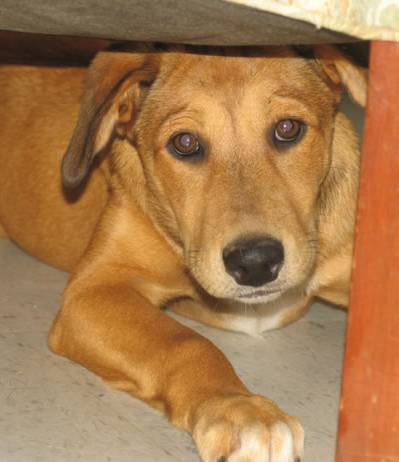
#> input picture training_set/dogs/dog.1096.jpg, 399 x 462 px, found by its file name; the run also reads 2 pictures not shown here
$ jupyter execute --allow-errors image_classification_using_ML_Technique.ipynb
#> lines starting #> are read from the running program, lines starting #| are printed output that depends on the picture
[cell 1]
from google.colab import drive
drive.mount('/content/drive')

#__K-Neighbors Classifier(KNN)__

[cell 2]
from sklearn.neighbors import KNeighborsClassifier
import numpy as np
import os
from sklearn.metrics import accuracy_score
from skimage import io,transform,filters,color
import random
import matplotlib.pyplot as plt
import cv2

[cell 3]
import cv2
import numpy as np
import random

def preprocess_image_cv2(image_path):
    image = cv2.imread(image_path)
#> image is the input picture: shape (462, 399, 3); mean B, G, R 77, 122.2, 167.5
    image = cv2.cvtColor(image, cv2.COLOR_BGR2GRAY)
#> image: shape (462, 399)
    image=cv2.equalizeHist(image)
    image=cv2.convertScaleAbs(image,1,1)
    blured_image = cv2.GaussianBlur(image, (5, 5), 1)

    resized_image = cv2.resize(blured_image, (100, 100))

    resized_image = np.fliplr(resized_image)

    rotation_angle = random.uniform(-10, 10)
    rows, cols = resized_image.shape
    rotation_matrix = cv2.getRotationMatrix2D((cols / 2, rows / 2), rotation_angle, 1)
    resized_image = cv2.warpAffine(resized_image, rotation_matrix, (cols, rows))
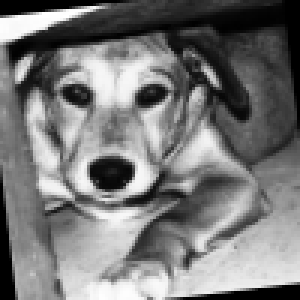
#> resized_image: shape (100, 100) (shown 3 times larger); min 0, max 255, mean 120.2
    #_,resized_image=cv2.threshold(resized_image,0,255,cv2.THRESH_OTSU)

    flattened_image = resized_image.flatten()  # reshape the image (2D to 1D)
#> flattened_image = 10000 values, max 255 at index 414, min 0 at index 0, mean 120.2
    #plt.imshow(resized_image,cmap='gray')
    #print(resized_image.shape)
    return flattened_image
#preprocess_image_cv2('/content/drive/MyDrive/opencv_courcera/New folder/WORK/machine learning image classification/test_unseen_data/cat.4219.jpg')

[cell 4]
#preprocessing the images
# [12 lines left out: function preprocess_image_skimage, not called in this run]

[cell 5]
#load the images from the respective folder
trainfolder="/content/drive/MyDrive/opencv_courcera/New folder/WORK/machine learning image classification/training_set"
class_names=["dogs","cats"]
data=[]
label=[]

for class_name in class_names:
    class_path=os.path.join(trainfolder,class_name)
    for image_name in os.listdir(class_path):
        if not image_name.startswith('_DS_Store'):
            image_path=os.path.join(class_path,image_name)
            pre_image=list(preprocess_image_cv2(image_path))  # using cv2
#> pre_image has the same summary as flattened_image in preprocess_image_cv2
            data.append(pre_image)
            label.append(class_name)
data=np.array(data)
label=np.array(label)

[cell 6]
'''
#reshape the data into 3D to 2D
print(data.shape)
num_samples, height, width = data.shape
data_2d = data.reshape(num_samples, height * width)
'''

print(data.shape)
#| (4, 10000)

[cell 7]
from sklearn.model_selection import train_test_split   # splitting the dataset into train,test and validation set

x_train,x_test_val,y_train,y_test_val=train_test_split(data,label,test_size=0.3,random_state=42)
x_test,x_val,y_test,y_val=train_test_split(x_test_val,y_test_val,test_size=0.5,random_state=42)

[cell 8]
#fit the knn model model for the training set

knn=KNeighborsClassifier(n_neighbors=5)
knn.fit(x_train,y_train)
#> (the rest of this cell did not finish here and is left out)

[cell 9]
# k is the hyperparameter
# parameter tuning
best_accuracy=0
best_k=None
k_values=[]
acc=[]
#> (the rest of this cell did not finish here and is left out)

[cell 10]
import matplotlib.pyplot as plt
plt.figure(figsize=(10,6))
plt.plot(k_values,acc,marker='o')
plt.title("Accuracy Vs Number of Neighbors(k)")
plt.xlabel('Number of Neighbors (k)')
plt.ylabel('Accuracy')
plt.xticks(k_values)
plt.grid(True)
plt.show()

# Logistic Regression

[cell 11]
from sklearn.linear_model import LogisticRegression
from sklearn.metrics import accuracy_score, precision_score, recall_score, f1_score,classification_report
from sklearn.preprocessing import LabelEncoder
import warnings
warnings.filterwarnings('ignore')

le = LabelEncoder()
y_train_encoded = le.fit_transform(y_train)
y_val_encoded = le.transform(y_val)


lr = LogisticRegression()
lr.fit(x_train, y_train_encoded)

print("Coefficients (Theta):", lr.coef_)
print("Intercept (Theta_0):", lr.intercept_)
if hasattr(lr, 'cost_'):
    print("Cost (Negative Log-Likelihood):", lr.cost_)

lr_predict = lr.predict(x_val)  # On validation data


lr_accuracy_score = accuracy_score(y_val_encoded, lr_predict)
lr_precision_score = precision_score(y_val_encoded, lr_predict)
lr_recall_score = recall_score(y_val_encoded, lr_predict)
lr_f1_score = f1_score(y_val_encoded, lr_predict)


print()
print(f"Accuracy Score: {lr_accuracy_score}")
print(f"Precision Score: {lr_precision_score}")
print(f"Recall Score: {lr_recall_score}")
print()
print()
print(f"Classification Report\n{classification_report(y_val_encoded,lr_predict)}")

[cell 12]
new_data_path = ["/content/drive/MyDrive/opencv_courcera/New folder/WORK/machine learning image classification/test_unseen_data/cat2.jpg"]
new_data = []

for image_path in new_data_path:
    preprocessed_image = preprocess_image_cv2(image_path)
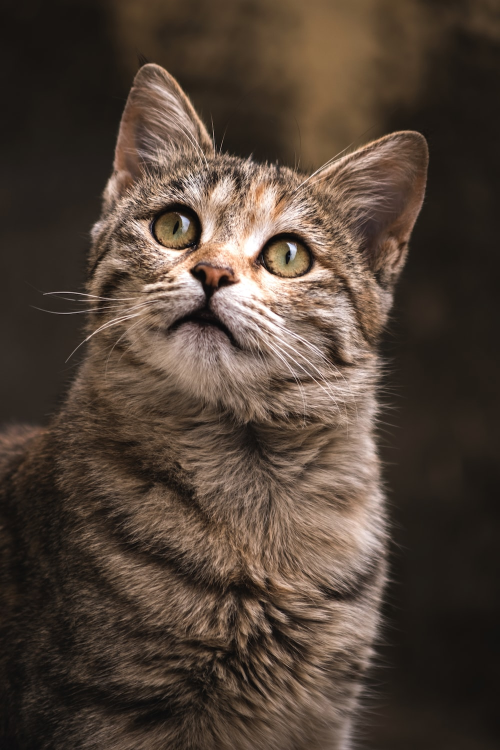
#> input picture test_unseen_data/cat2.jpg, 1000 x 1500 px, found by its file name (shown at 1/2 size)
#> in preprocess_image_cv2, image is the input picture: shape (1500, 1000, 3); mean B, G, R 55.3, 66.3, 81.2
#> in preprocess_image_cv2 (call 5), `resized_image = np.fliplr(resized_image)`:
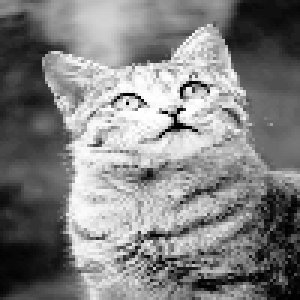
#> resized_image: shape (100, 100) (shown 3 times larger); min 0, max 255, mean 128.9
#> in preprocess_image_cv2 (call 5), `flattened_image = resized_image.flatten()`: flattened_image = 10000 values, max 255 at index 3149, min 1 at index 3659, mean 128.8
#> preprocessed_image has the same summary as flattened_image in preprocess_image_cv2
    new_data.append(preprocessed_image)

new_data = np.array(new_data)
predicted=lr.predict(new_data)
#> predicted = [1]

predicted_class=le.inverse_transform(predicted)
plt.title(f"Predicted Class= {predicted_class[0]}")
#> (the rest of this cell did not finish here and is left out)

# GRADIENT DESCENT

1.   Batch Gradient Descent
2.   Stochastic Gradient Descent
3.   Mini Batch Gradient Descent

[cell 13]
# this is not (this is logistic regression)
from sklearn.preprocessing import LabelEncoder
le=LabelEncoder()
label=le.fit_transform(label)

def best_theta():
  # cost function


  def sigmoid(z):
      return 1/(1+np.exp(-z))

  def cost_estimation(x,y,theta):
      m=len(y)
      h=sigmoid(x @ theta)
      epsilon=1e-5
      cost=(-1/m)*np.sum(y*np.log(h+epsilon)+(1-y) * np.log((1-h)+ epsilon)) # formula for cost estimation
      return cost


  def mini_batch_gradient_descent(x,y,theta,learning_rate,batch_size,num_epochs):
      m=len(y)
      cost_history=[]
      for num in range(num_epochs):
          shuffle_indices=np.random.permutation(m)
          x=x[shuffle_indices]
          y=y[shuffle_indices]
          for i in range(0,m,batch_size): # find the best theta
              x_batch=x[i:i+batch_size]
              y_batch=y[i:i+batch_size]
              h=sigmoid(x_batch @ theta )
              gradient=(1/batch_size)*(x_batch.T @ (h-y_batch)) # gardient of the logistic regression
              theta=theta-(learning_rate * gradient)
          cost=cost_estimation(x,y,theta)
          cost_history.append(cost)
      return theta,cost_history

  num_features=data.shape[1]
  '''
  bias_term=False
  if bias_term:
      num_features=data.shape[1]+1
  else:
      num_features=data.shape[1]
  '''

  initial_theta=np.random.rand(num_features)
  learning_rate=0.01
  num_epoch=100
  batch_size=32
  best_theta,cost_history=mini_batch_gradient_descent(data,label,initial_theta,learning_rate,batch_size,num_epoch)
  print("best_theta:",best_theta)
  print()
  print("optimised cost=",cost_history[-1])

  return best_theta,num_epoch,cost_history

[cell 14]
plt.figure(figsize=(10,6))
_,num_epoch,cost_history=best_theta()
plt.plot(range(num_epoch),cost_history)
plt.title("mini batch gradient descent")
plt.xlabel("epochs")
plt.ylabel("cost")
plt.grid(True)

EARLY STOPPING METHOD

[cell 15]
'''
# cost function
from sklearn.preprocessing import LabelEncoder
le=LabelEncoder()
label=le.fit_transform(label)

def sigmoid(z):
    return 1/(1+np.exp(-z))

def cost_estimation(x,y,theta):
    m=len(y)
    h=sigmoid(x @ theta)
    epsilon=1e-5
    cost=(-1/m)*np.sum(y*np.log(h+epsilon)+(1-y) * np.log((1-h)+ epsilon))
    return cost

bias_term=False
if bias_term:
    num_features=data.shape[1]+1
else:
    num_features=data.shape[1]

def mini_batch_gradient_descent(x,y,theta,learning_rate,batch_size,num_epochs):
    m=len(y)
    cost_history=[]
    best_cost=float("inf")
    count=0
    for num in range(num_epochs):
        shuffle_indices=np.random.permutation(m)
        x=x[shuffle_indices]
        y=y[shuffle_indices]
        for i in range(0,m,batch_size): # find the best theta
            x_batch=x[i:i+batch_size]
            y_batch=y[i:i+batch_size]
            h=sigmoid(x_batch @ theta )
            gradient=(1/batch_size)*(x_batch.T @ (h-y_batch))
            theta=theta-(learning_rate * gradient)
        cost=cost_estimation(x,y,theta)
        cost_history.append(cost)
        if cost<best_cost:
            best_cost=cost
            epoch=num
            count=0
        else:
            count+=1
            if count>=80:
                print("Early stopping")
                break
    return theta,cost_history,best_cost,epoch


initial_theta=np.random.rand(num_features)
learning_rate=0.01
num_epoch=100
batch_size=32
best_theta,cost_history,best_cost,epoch=mini_batch_gradient_descent(data,label,initial_theta,learning_rate,batch_size,num_epoch)
print("best_theta:",best_theta)
print()
print("optimised cost=",best_cost)
print()
print("epoch=",epoch)


plt.figure(figsize=(10,6))
plt.plot(range(num_epoch),cost_history)
plt.title("mini batch gradient descent")
plt.xlabel("epochs")
plt.ylabel("cost")
plt.grid(True)
'''

[cell 16]
new_data_path = ["/content/drive/MyDrive/opencv_courcera/New folder/WORK/machine learning image classification/test_unseen_data/cat2.jpg"]
new_data = []

for image_path in new_data_path:
    preprocessed_image = preprocess_image_cv2(image_path)
#> in preprocess_image_cv2 (call 6), `resized_image = cv2.warpAffine(resized_image, rotation_matrix, (cols, ..`:
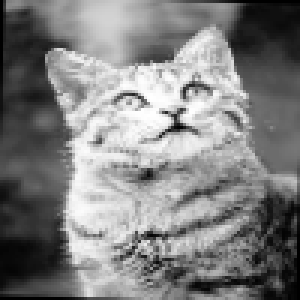
#> resized_image: shape (100, 100) (shown 3 times larger); min 0, max 255, mean 127.8
#> in preprocess_image_cv2 (call 6), `flattened_image = resized_image.flatten()`: flattened_image = 10000 values, max 255 at index 3250, min 0 at index 0, mean 127.8
#> preprocessed_image has the same summary as flattened_image in preprocess_image_cv2
    new_data.append(preprocessed_image)

new_data = np.array(new_data)

best_theta_result, num_epoch,cost= best_theta()

print(best_theta_result)
logits = new_data @ best_theta_result  # Applying learned weights to new data

probabilities = 1 / (1 + np.exp(-logits))

print(probabilities)
predicted_class = np.argmax(probabilities)

predicted_class_label = le.inverse_transform([predicted_class])[0]

#print(f"Predicted class: {predicted_class_label}")

import cv2
image=cv2.imread(new_data_path[0])
image=cv2.cvtColor(image,cv2.COLOR_BGR2RGB)
#> image: shape (1500, 1000, 3)

import matplotlib.pyplot as plt
plt.title(f"Predicted Class={predicted_class_label}")
plt.axis('off')
plt.imshow(image)

[cell 17]
print(f"Coefficients={lr.coef_}")
print(f"Intercept={lr.intercept_}")
prediction=lr.predict(new_data)  # Using Logistic Regression
#> prediction = [1]
predicted_class_label = le.inverse_transform([prediction])[0]
#> predicted_class_label = 'dogs'

#print(f"Predicted class: {predicted_class_label}")

import cv2
image=cv2.imread(new_data_path[0])
image=cv2.cvtColor(image,cv2.COLOR_BGR2RGB)

import matplotlib.pyplot as plt
plt.title(f"Predicted Class={predicted_class_label}")
plt.axis('off')
plt.imshow(image)

# SUPPORT VECTOR MACHINE(SVM)

[cell 18]
from sklearn.model_selection import GridSearchCV
param_grid = {
    'C': [0.001, 0.01,0.1],
    'gamma': [0.001, 0.01,0.1]
}

#> (the rest of this cell did not finish here and is left out)

#__Histogram of an image__

[cell 19]
import matplotlib.pyplot as plt
from skimage import io,color
image_paths=["/content/drive/MyDrive/opencv_courcera/New folder/WORK/machine learning image classification/test_unseen_data/cat2.jpg"]
for image_path in image_paths:
    image=io.imread(image_path)
    gray_image=color.rgb2gray(image)

    plt.hist(gray_image.ravel(),bins=256,range=(0.0,1.0),color="gray")
    plt.title("histogram of an image")
    plt.xlabel("color intensity")
    plt.ylabel("frequency")
    plt.show()
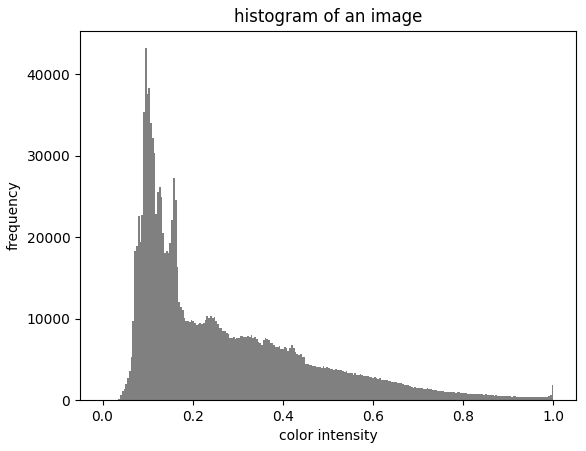
#> figure drawn by matplotlib, 1 panel; tallest bar 43208 high, from x = 0.0938 to 0.0977

[cell 20]
import matplotlib.pyplot as plt
import numpy as np

image_paths=["/content/drive/MyDrive/opencv_courcera/New folder/WORK/machine learning image classification/test_unseen_data/cat2.jpg"]
for image_path in image_paths:
    image=io.imread(image_path)
    red_channel,bin_edge=np.histogram(image[:,:,0],bins=256,range=(0,256))
#> red_channel = 256 values, max 38638 at index 31, min 1 at index 4, mean 5859.4; bin_edge = 257 values from 0 to 256
    green_channel,_=np.histogram(image[:,:,1],bins=256,range=(0,256))
#> green_channel = 256 values, max 44079 at index 24, min 18 at index 3, mean 5859.4
    blue_channel,_=np.histogram(image[:,:,2],bins=256,range=(0,256))
#> blue_channel = 256 values, max 57282 at index 22, min 43 at index 1, mean 5859.4

    red_channel=red_channel/red_channel.sum()
#> red_channel = 256 values, max 0.0258 at index 31, min 6.67e-07 at index 4, mean 0.00391
    green_channel=green_channel/green_channel.sum()
#> green_channel = 256 values, max 0.0294 at index 24, min 1.2e-05 at index 3, mean 0.00391
    blue_channel=blue_channel/blue_channel.sum()
#> blue_channel = 256 values, max 0.0382 at index 22, min 2.87e-05 at index 1, mean 0.00391

    plt.plot(red_channel,color='red',label='RED channel',alpha=1)
    plt.plot(green_channel,color='green',label='GREEN channel',alpha=1)
    plt.plot(blue_channel,color='blue',label='BLUE channel',alpha=1)


    plt.title("histogram of an  image")
    plt.xlabel("color intensity")
    plt.ylabel("frequency")
    plt.legend()
    plt.show()

[cell 21]
rows,colmn=image.shape[:2] # histogram of an sub images
mid=rows//2
top_image=image[:mid,:]
bottom_image=image[mid:,:]
middle=colmn//2
left_image=image[:,:middle]
right_image=image[:,middle:]

subimages=[top_image,bottom_image,left_image,right_image]

for i ,subimage in enumerate (subimages):

    red_channel,bin_edge=np.histogram(subimage[:,:,0],bins=256,range=(0,256))
    green_channel,_=np.histogram(subimage[:,:,1],bins=256,range=(0,256))
    blue_channel,_=np.histogram(subimage[:,:,2],bins=256,range=(0,256))

    red_channel=red_channel/red_channel.sum()
    green_channel=green_channel/green_channel.sum()
    blue_channel=blue_channel/blue_channel.sum()

    plt.plot(red_channel,color='red',label='RED channel',alpha=1)
    plt.plot(green_channel,color='green',label='GREEN channel',alpha=1)
    plt.plot(blue_channel,color='blue',label='BLUE channel',alpha=1)


    plt.title(f"histogram of an  subimage {i+1}")
    plt.xlabel("color intensity")
    plt.ylabel("frequency")
    plt.legend()
    plt.show()
#> this loop made 4 passes

#__HOG Feature Extraction__

gray Image ->gradient ->gradient direction ->hog_feature -> kernel -> linear classifier

[cell 22]
image_path = "/content/drive/MyDrive/opencv_courcera/New folder/WORK/machine learning image classification/test_unseen_data/cat2.jpg"

from skimage.filters import sobel
from skimage import color, io, exposure
import numpy as np
from skimage.feature import hog
import cv2
import matplotlib.pyplot as plt

image = io.imread(image_path)

gray_image = color.rgb2gray(image)

#gray_img = cv2.resize(gray_image, (128, 64))
gray_img=gray_image.copy()

gradient_magnitude=sobel(gray_image)
gradient_direction=np.arctan2(sobel(gray_image,axis=0),sobel(gray_image,axis=1))
fd, hog_image = hog(gradient_magnitude, pixels_per_cell=(16,16), cells_per_block=(2, 2), block_norm='L2-Hys', visualize=True)
# we can vary the pixels_per_cell

#fd, hog_image = hog(gray_img, orientations=9, pixels_per_cell=(8,8), cells_per_block=(2, 2), block_norm='L2-Hys', visualize=True)
#print(fd)  # feature vector
fig, (ax1, ax2, ax3,ax4) = plt.subplots(1, 4, figsize=(12, 6), sharex=True, sharey=True)

ax1.imshow(gray_img, cmap=plt.cm.gray)
ax1.set_title('Input Grayscale Image')


hog_image_rescaled = exposure.rescale_intensity(hog_image, in_range=(0, 10))
gamma_corrected = exposure.adjust_gamma(hog_image_rescaled, gamma=0.4)
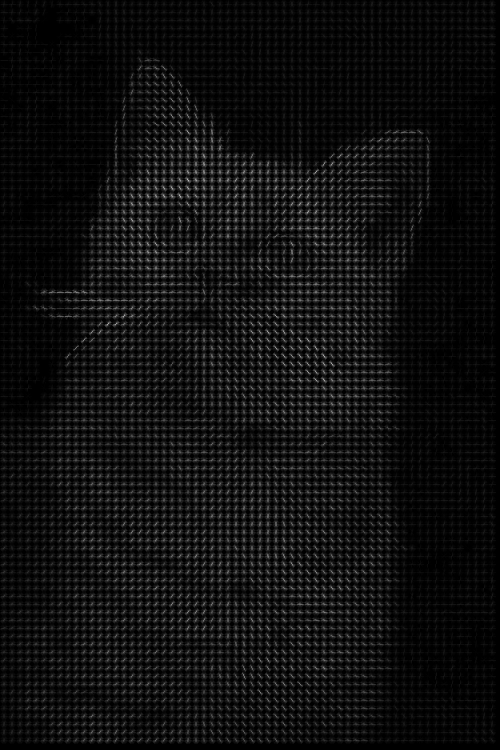
#> gamma_corrected: shape (1500, 1000) float64 (shown at 1/2 size); min 0, max 0.205, mean 0.0124; drawn with min black and max white


ax2.imshow(gradient_magnitude,cmap=plt.cm.gray)
ax2.set_title('Gradient Magnitude ')

ax3.imshow(gradient_direction,cmap=plt.cm.gray)
ax3.set_title('Gradient direction')

ax4.imshow(gamma_corrected, cmap=plt.cm.gray)
ax4.set_title('HOG Image')


plt.show()

[cell 23]
import os
from skimage import io,color
from skimage.filters import sobel
from skimage.transform import resize
import numpy as np
from skimage.feature import hog
image_folder="/content/drive/MyDrive/opencv_courcera/New folder/WORK/machine learning image classification/training_set"

def preprocess_hog(image_path):
    image=io.imread(image_path)
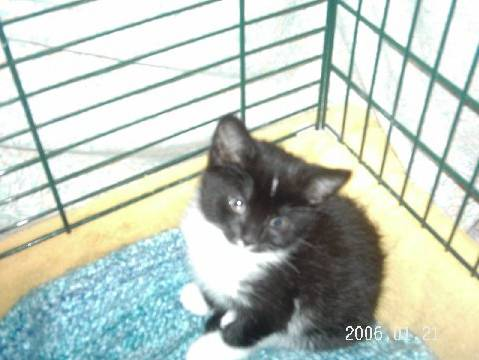
#> image: shape (360, 479, 3); mean R, G, B 191.2, 201.3, 191.6
    gray_image=color.rgb2gray(image)
#> gray_image: shape (360, 479) float64
    gray_image=resize(gray_image,(100,100))
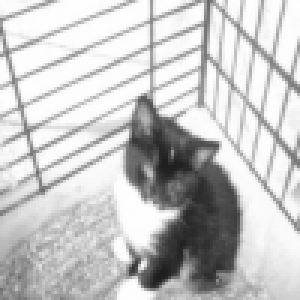
#> gray_image: shape (100, 100) float64 (shown 3 times larger); min 0.114, max 0.999, mean 0.778
    gradient_magnitude=sobel(gray_image)
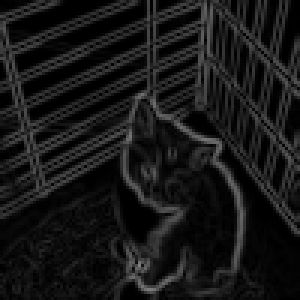
#> gradient_magnitude: shape (100, 100) float64 (shown 3 times larger); min 0, max 0.499, mean 0.093
    gradient_direction=np.arctan2(sobel(gray_image,axis=0),sobel(gray_image,axis=1))
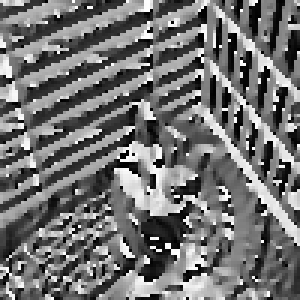
#> gradient_direction: shape (100, 100) float64 (shown 3 times larger); min -3.14, max 3.14, mean -0.314; drawn with min black and max white
    hog_feature=hog(gradient_magnitude,block_norm='L2-Hys',pixels_per_cell=(8,8),cells_per_block=(2,2))
#> hog_feature = 4356 values, max 0.535 at index 3861, min 0 at index 8, mean 0.128
    return hog_feature.flatten()

features=[]
label=[]
class_names=['cats','dogs']
for class_name in class_names:
    class_path=os.path.join(image_folder,class_name)
    for image_name in os.listdir(class_path):
        if not image_name.startswith('_DS_Store'):
            image_path=os.path.join(class_path,image_name)
            feature=preprocess_hog(image_path)
#> feature has the same summary as hog_feature in preprocess_hog
            features.append(feature)
            label.append(class_name)

[cell 24]
features_data=np.array(features)
label=np.array(label)

[cell 25]
from sklearn.preprocessing import StandardScaler,LabelEncoder
le=LabelEncoder()
label=le.fit_transform(label)

from sklearn.model_selection import train_test_split   # splitting the dataset into train,test and validation set

x_train,x_test_val,y_train,y_test_val=train_test_split(features_data,label,test_size=0.3,random_state=42)
x_test,x_val,y_test,y_val=train_test_split(x_test_val,y_test_val,test_size=0.5,random_state=42)

#__KNN Image Classification using HOG feature extraction method__

[cell 26]
from sklearn.neighbors import KNeighborsClassifier
from sklearn.metrics import accuracy_score


best_accuracy=0
best_k=None
best_prediction=None
k_values=[]
accuracy_values=[]
#> (the rest of this cell did not finish here and is left out)

[cell 27]
import matplotlib.pyplot as plt
new_data_path=["/content/drive/MyDrive/opencv_courcera/New folder/WORK/machine learning image classification/test_unseen_data/cat2.jpg"]
new_data=[]
for image_path in new_data_path:
    features_new_data=preprocess_hog(image_path)
#> features_new_data = 4356 values, max 0.498 at index 459, min 0 at index 207, mean 0.133
    new_data.append(features_new_data)
new_data=np.array(new_data)

#> (the rest of this cell did not finish here and is left out)

[cell 28]
# mis classified

# __SIFT(Scale-Invariant-Feature_Transform)method__

[Reference](https://medium.com/@deepanshut041/introduction-to-sift-scale-invariant-feature-transform-65d7f3a72d40)

[cell 29]
import numpy as np
import matplotlib.pyplot as plt
import cv2

img = cv2.imread("/content/drive/MyDrive/opencv_courcera/New folder/WORK/machine learning image classification/test_unseen_data/dog2.jpg")
gray= cv2.cvtColor(img,cv2.COLOR_BGR2GRAY)
sift = cv2.SIFT_create()
kp = sift.detect(gray,None)
#> kp = 1218 keypoints; strongest (x, y, size): (333, 696, 17.3), (643, 283, 50), (649, 274, 5.1), (530, 575, 9.6)
img=cv2.drawKeypoints(gray,kp,img)
img=cv2.drawKeypoints(gray,kp,img,flags=cv2.DRAW_MATCHES_FLAGS_DRAW_RICH_KEYPOINTS)  # additional
plt.imshow(img)
cv2.imwrite('sift_keypoints.jpg',img)
#> Out = True

#__SURF( Speeded Up Robust Features ) in opencv__

[Reference](https://medium.com/@deepanshut041/introduction-to-surf-speeded-up-robust-features-c7396d6e7c4e)

# "A GPU or high system requirements are needed to run the following cells."

[cell 30]
from sklearn.svm import SVC
from sklearn.model_selection import GridSearchCV
grid_param={'C':[0.001,0.01,0.1,1],
            'gamma':[0.001,0.01,0.1,1]}
svm_classifier=SVC(kernel='rbf')
gridsearch=GridSearchCV(svm_classifier,grid_param,cv=5)
#> (the rest of this cell did not finish here and is left out)

[cell 31]
from sklearn.metrics import accuracy_score
svm_classifier=SVC(kernel='rbf',C=1,gamma=0.1)
#> (the rest of this cell did not finish here and is left out)

[cell 32]
import matplotlib.pyplot as plt

m = 0
n = 0
misclassified_points = []
correct_classified_points = []

#> (the rest of this cell did not finish here and is left out)

[cell 33]
new_data_path=["/content/drive/MyDrive/opencv_courcera/New folder/WORK/machine learning image classification/test_unseen_data/dog2.jpg"]
new_data=[]
for image_path in new_data_path:
    features_new_data=preprocess_hog(image_path)
#> features_new_data = 4356 values, max 0.649 at index 312, min 0 at index 2, mean 0.122
    new_data.append(features_new_data)
new_data=np.array(new_data)

#> (the rest of this cell did not finish here and is left out)
